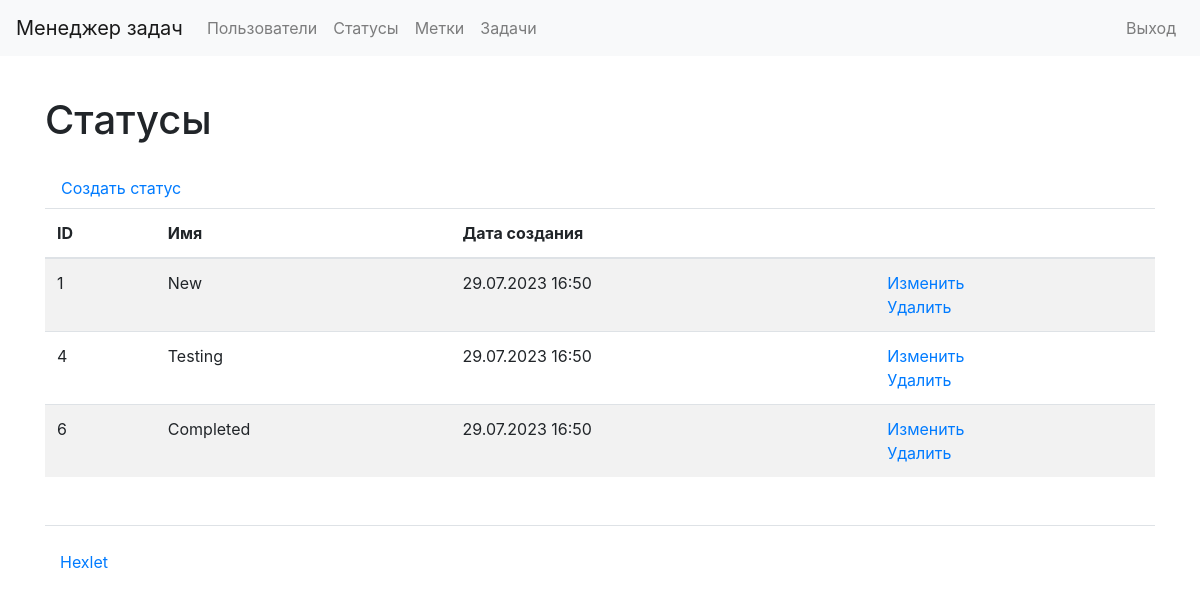
The app's page /statuses/ (signed in) with its own data.
### task_manager/statuses/models.py (models this page shows, shortened)
class Statuses(models.Model):
    name = models.CharField(max_length=100,
                            verbose_name=_('Name'),
                            unique=True)
    created_at = models.DateTimeField(auto_now=True,
                                      verbose_name=_('Creation date'))

### task_manager/statuses/views.py (the view)
# urls.py: path('', views.StatusesListView.as_view(),
class StatusesListView(AuthRequiredMixin, SuccessMessageMixin, ListView):
    template_name = 'statuses/statuses_list.html'
    model = Statuses

### task_manager/users/mixins.py (called while the page is built)
    def dispatch(self, request, *args, **kwargs):
        if not request.user.is_authenticated:
            messages.error(request, self.auth_message)
            return redirect(reverse_lazy('login'))
        return super().dispatch(request, *args, **kwargs)

### task_manager/templates/statuses/statuses_list.html
{% extends "base.html" %}
{% load bootstrap4 %}
{% block content %}
{% load i18n %}
<h1 class="my-4">{% trans "Statuses" %}</h1>
<a class="nav-link" href="{% url 'create_status' %}">{% trans "Create status" %}</a>
<table class="table table-striped">
  <thead>
    <tr>
      <th>ID</th>
      <th>{% trans "Name" %}</th>
      <th>{% trans "Creation date" %}</th>
      <th></th>
    </tr>
  </thead>
  <tbody>
    {% for status in statuses_list %}
    <tr>
      <td>{{ status.pk }}</td>
      <td>{{ status.name }}</td>
      <td>{{ status.created_at|date:"d.m.Y H:i" }}</td>
      <td>
        <a href="{% url 'update_status' status.pk %}">{% trans "Change" %}</a>
        <br>
        <a href="{% url 'delete_status' status.pk %}">{% trans "Delete" %}</a>
      </td>
    </tr>
    {% endfor %}
  </tbody>
</table>
{% endblock %}

### records on screen
Statuses: pk "1", name "New", created_at "29.07.2023 16:50"
Statuses: pk "4", name "Testing", created_at "29.07.2023 16:50"
Statuses: pk "6", name "Completed", created_at "29.07.2023 16:50"
